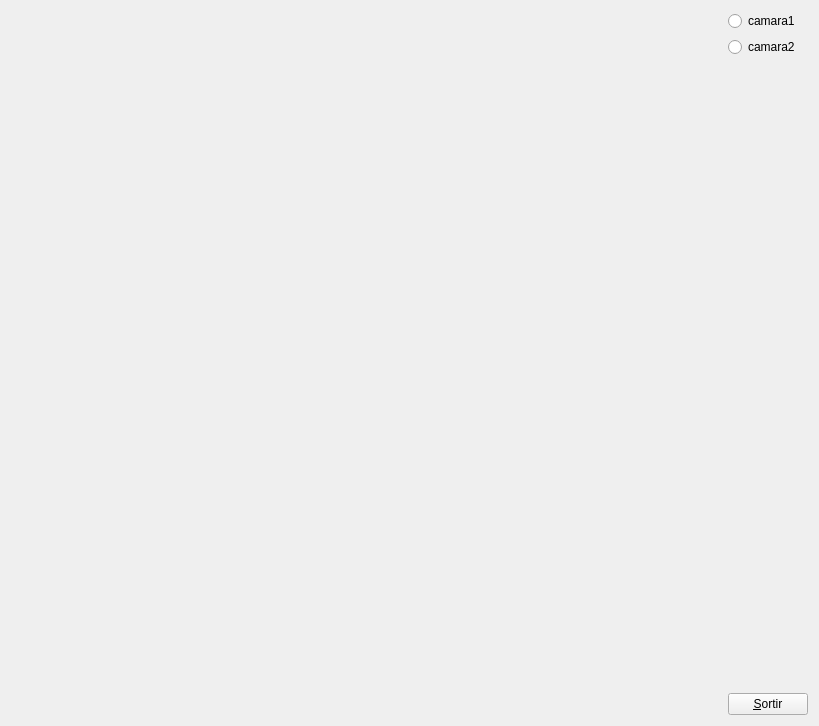
<?xml version="1.0" encoding="UTF-8"?>
<ui version="4.0">
 <class>MyForm</class>
 <widget class="QWidget" name="MyForm">
  <property name="geometry">
   <rect>
    <x>0</x>
    <y>0</y>
    <width>819</width>
    <height>726</height>
   </rect>
  </property>
  <property name="windowTitle">
   <string>IDI-Lab</string>
  </property>
  <layout class="QHBoxLayout" name="horizontalLayout">
   <item>
    <widget class="MyGLWidget" name="widget" native="true">
     <property name="sizePolicy">
      <sizepolicy hsizetype="Expanding" vsizetype="Expanding">
       <horstretch>0</horstretch>
       <verstretch>0</verstretch>
      </sizepolicy>
     </property>
    </widget>
   </item>
   <item>
    <layout class="QVBoxLayout" name="verticalLayout">
     <item>
      <widget class="QRadioButton" name="radioButton">
       <property name="text">
        <string>camara1</string>
       </property>
      </widget>
     </item>
     <item>
      <widget class="QRadioButton" name="radioButton_2">
       <property name="text">
        <string>camara2</string>
       </property>
      </widget>
     </item>
     <item>
      <spacer name="verticalSpacer">
       <property name="orientation">
        <enum>Qt::Vertical</enum>
       </property>
       <property name="sizeHint" stdset="0">
        <size>
         <width>20</width>
         <height>40</height>
        </size>
       </property>
      </spacer>
     </item>
     <item>
      <widget class="QPushButton" name="pushButton">
       <property name="sizePolicy">
        <sizepolicy hsizetype="Fixed" vsizetype="Fixed">
         <horstretch>0</horstretch>
         <verstretch>0</verstretch>
        </sizepolicy>
       </property>
       <property name="text">
        <string>&amp;Sortir</string>
       </property>
      </widget>
     </item>
    </layout>
   </item>
  </layout>
 </widget>
 <customwidgets>
  <customwidget>
   <class>MyGLWidget</class>
   <extends>QWidget</extends>
   <header>MyGLWidget.h</header>
   <container>1</container>
   <slots>
    <slot>canvicamara1()</slot>
    <slot>canvicamara2()</slot>
   </slots>
  </customwidget>
 </customwidgets>
 <resources/>
 <connections>
  <connection>
   <sender>pushButton</sender>
   <signal>clicked()</signal>
   <receiver>MyForm</receiver>
   <slot>close()</slot>
   <hints>
    <hint type="sourcelabel">
     <x>805</x>
     <y>715</y>
    </hint>
    <hint type="destinationlabel">
     <x>839</x>
     <y>529</y>
    </hint>
   </hints>
  </connection>
  <connection>
   <sender>radioButton</sender>
   <signal>pressed()</signal>
   <receiver>widget</receiver>
   <slot>canvicamara1()</slot>
   <hints>
    <hint type="sourcelabel">
     <x>785</x>
     <y>24</y>
    </hint>
    <hint type="destinationlabel">
     <x>687</x>
     <y>112</y>
    </hint>
   </hints>
  </connection>
  <connection>
   <sender>radioButton_2</sender>
   <signal>clicked()</signal>
   <receiver>widget</receiver>
   <slot>canvicamara2()</slot>
   <hints>
    <hint type="sourcelabel">
     <x>756</x>
     <y>46</y>
    </hint>
    <hint type="destinationlabel">
     <x>647</x>
     <y>147</y>
    </hint>
   </hints>
  </connection>
 </connections>
</ui>
